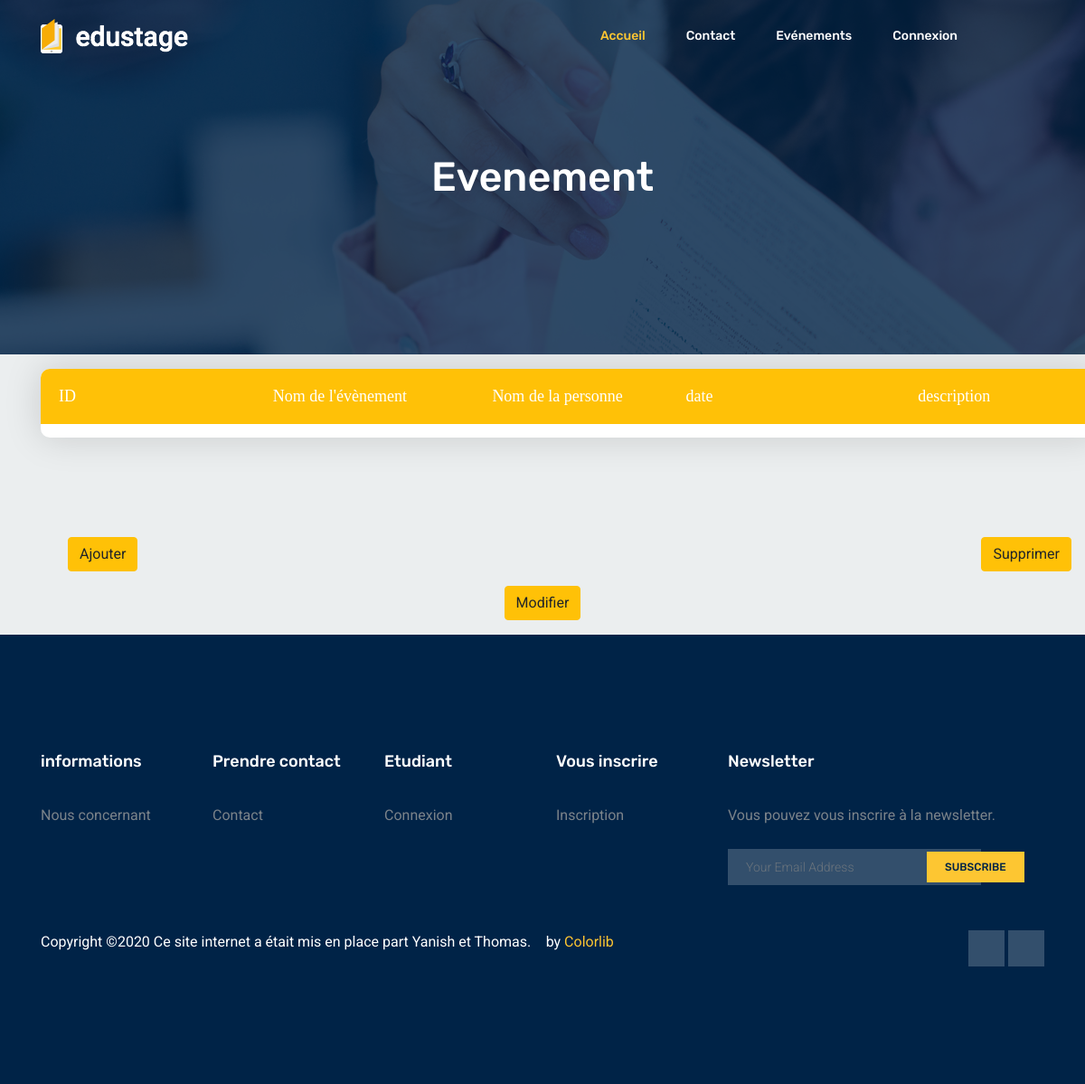
Before: /View/evenement_admin.php with the older database file.
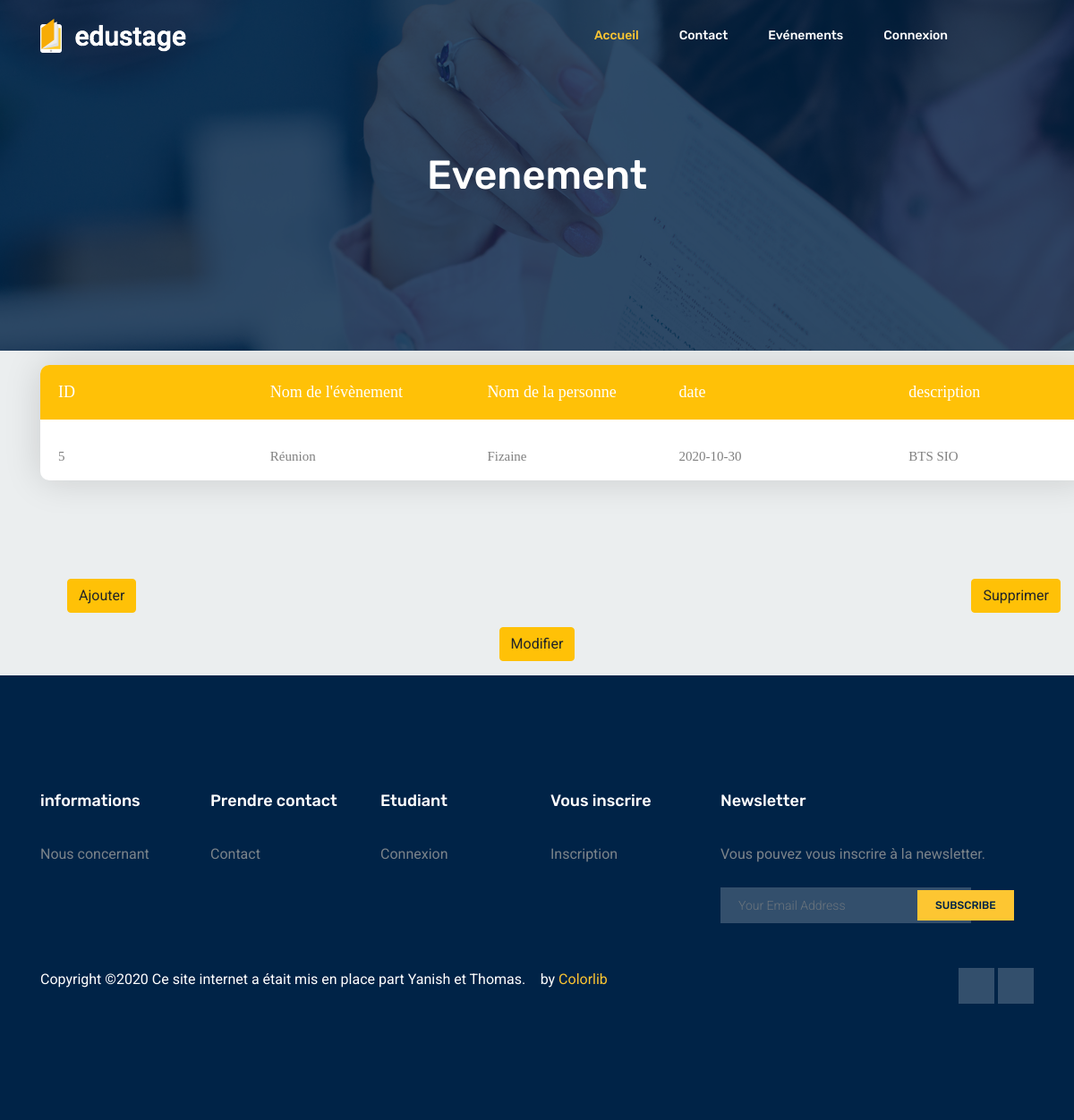
After: the same page with the newer database file.
### tables this page shows
CREATE TABLE IF NOT EXISTS `evenement` (
  `id` int(11) NOT NULL AUTO_INCREMENT,
  `nom_evenement` varchar(50) NOT NULL,
  `nom_personne` varchar(50) NOT NULL,
  `date` date NOT NULL,
  `description` varchar(50) NOT NULL,
  PRIMARY KEY (`id`)
);

### View/evenement_admin.php (the view, shortened to what the changed rows need)
<!DOCTYPE html>
<html lang="en">
  <head>
<link rel="stylesheet" type="text/css" href="../tableau/vendor/bootstrap/css/bootstrap.min.css">
<link rel="stylesheet" type="text/css" href="../tableau/fonts/font-awesome-4.7.0/css/font-awesome.min.css">
<link rel="stylesheet" type="text/css" href="../tableau/vendor/animate/animate.css">
<link rel="stylesheet" type="text/css" href="../tableau/vendor/select2/select2.min.css">
<link rel="stylesheet" type="text/css" href="../tableau/vendor/perfect-scrollbar/perfect-scrollbar.css">
<link rel="stylesheet" type="text/css" href="../tableau/css/util.css">
<link rel="stylesheet" type="text/css" href="../tableau/css/main.css">
<link rel="stylesheet" type="text/css" href="../tableau/css/style2.css">
<link rel="stylesheet" type="text/css" href="../tableau/css/style3.css">
    <link rel="stylesheet" href="../css/bootstrap.css" />
    <link rel="stylesheet" href="../css/flaticon.css" />
    <link rel="stylesheet" href="../css/themify-icons.css" />
    <link rel="stylesheet" href="../vendors/owl-carousel/owl.carousel.min.css" />
    <link rel="stylesheet" href="../vendors/nice-select/css/nice-select.css" />
    <link rel="stylesheet" href="../css/style.css" />
  </head>
  <body>
    <section class="banner_area">
      <div class="banner_inner d-flex align-items-center">
        <div class="container">
          <div class="row justify-content-center">
            <div class="col-lg-6">
              <div class="banner_content text-center">
                <h2>Evenement </h2>
              </div>
            </div>
          </div>
        </div>
      </div>
    </section>
    <?php
  	try{
  		$bdd= new PDO('mysql:host=localhost;dbname=ecole; charset=utf8','root','');
  	}
  	catch (Exception $e){
  		die('Erreur:'.$e->getMessage());
  	}
  	?>
<div class="container">
  <p>  <div class="container-table100">
      <div class="wrap-table100">
        <div class="table100 ver1 m-b-110">
          <div class="table100-head">
  						<table>
  							<thead>
  								<tr class="row100 head">
                    <th class="cell100 column1">ID</th>
  									<th class="cell100 column2">Nom de l'évènement</th>
  									<th class="cell100 column3">Nom de la personne</th>
  									<th class="cell100 column4">date</th>
  									<th class="cell100 column5">description</th>
  								</tr>
  							</thead>
  						</table>
  					</div></p>
  					<div class="table100-body js-pscroll">
  						<table>
  							<tbody>
  								<?php
  								$req = $bdd->prepare('SELECT * FROM evenement');
                  $req->execute(array('email'=>$_SESSION['email']));
  								$donnees= $req->fetchall();
  								foreach ($donnees as $value) {
  									echo '<tr class="row100 body">
                          <td class="cell100 column1">'.$value["id"].'</td>
  												<td class="cell100 column2">'.$value["nom_evenement"].'</td>
  												<td class="cell100 column3">'.$value["nom_personne"].'</td>
  												<td class="cell100 column4">'.$value["date"].'</td>
  												<td class="cell100 column5">'.$value["description"].'</td>
  												</tr>';
  								}
  								?>
  							</tbody>
  						</table>
  					</div>
  				</div>
  </body>
</html>

Changed rows visible on the page:
added evenement: id "5", nom_evenement "Réunion", nom_personne "Fizaine", date "2020-10-30", description "BTS SIO"
